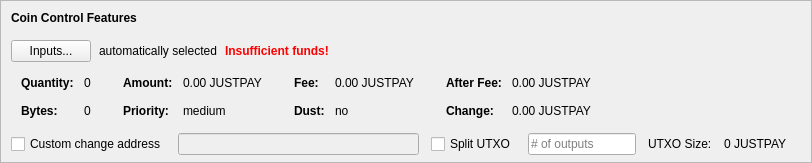
    <widget class="QFrame" name="frameCoinControl">
     <property name="sizePolicy">
      <sizepolicy hsizetype="Expanding" vsizetype="Expanding">
       <horstretch>0</horstretch>
       <verstretch>0</verstretch>
      </sizepolicy>
     </property>
     <property name="maximumSize">
      <size>
       <width>16777215</width>
       <height>16777215</height>
      </size>
     </property>
     <property name="frameShape">
      <enum>QFrame::StyledPanel</enum>
     </property>
     <property name="frameShadow">
      <enum>QFrame::Sunken</enum>
     </property>
     <layout class="QVBoxLayout" name="verticalLayoutCoinControl2">
      <property name="spacing">
       <number>0</number>
      </property>
      <property name="leftMargin">
       <number>0</number>
      </property>
      <property name="topMargin">
       <number>0</number>
      </property>
      <property name="rightMargin">
       <number>0</number>
      </property>
      <property name="bottomMargin">
       <number>6</number>
      </property>
      <item>
       <layout class="QVBoxLayout" name="verticalLayoutCoinControl" stretch="0,0,0,0,1">
        <property name="spacing">
         <number>0</number>
        </property>
        <property name="leftMargin">
         <number>10</number>
        </property>
        <property name="topMargin">
         <number>10</number>
        </property>
        <item>
         <layout class="QHBoxLayout" name="horizontalLayoutCoinControl1">
          <property name="bottomMargin">
           <number>15</number>
          </property>
          <item>
           <widget class="QLabel" name="labelCoinControlFeatures">
            <property name="sizePolicy">
             <sizepolicy hsizetype="Preferred" vsizetype="Maximum">
              <horstretch>0</horstretch>
              <verstretch>0</verstretch>
             </sizepolicy>
            </property>
            <property name="font">
             <font>
              <weight>75</weight>
              <bold>true</bold>
             </font>
            </property>
            <property name="styleSheet">
             <string notr="true">font-weight:bold;</string>
            </property>
            <property name="text">
             <string>Coin Control Features</string>
            </property>
           </widget>
          </item>
         </layout>
        </item>
        <item>
         <layout class="QHBoxLayout" name="horizontalLayoutCoinControl2" stretch="0,0,0,0">
          <property name="spacing">
           <number>8</number>
          </property>
          <property name="bottomMargin">
           <number>10</number>
          </property>
          <item>
           <widget class="QPushButton" name="pushButtonCoinControl">
            <property name="styleSheet">
             <string notr="true"/>
            </property>
            <property name="text">
             <string>Inputs...</string>
            </property>
            <property name="autoDefault">
             <bool>false</bool>
            </property>
           </widget>
          </item>
          <item>
           <widget class="QLabel" name="labelCoinControlAutomaticallySelected">
            <property name="text">
             <string>automatically selected</string>
            </property>
            <property name="margin">
             <number>5</number>
            </property>
           </widget>
          </item>
          <item>
           <widget class="QLabel" name="labelCoinControlInsuffFunds">
            <property name="font">
             <font>
              <weight>75</weight>
              <bold>true</bold>
             </font>
            </property>
            <property name="styleSheet">
             <string notr="true">color:red;font-weight:bold;</string>
            </property>
            <property name="text">
             <string>Insufficient funds!</string>
            </property>
            <property name="margin">
             <number>5</number>
            </property>
           </widget>
          </item>
          <item>
           <spacer name="horizontalSpacerCoinControl">
            <property name="orientation">
             <enum>Qt::Horizontal</enum>
            </property>
            <property name="sizeHint" stdset="0">
             <size>
              <width>40</width>
              <height>1</height>
             </size>
            </property>
           </spacer>
          </item>
         </layout>
        </item>
        <item>
         <widget class="QWidget" name="widgetCoinControl" native="true">
          <property name="sizePolicy">
           <sizepolicy hsizetype="Preferred" vsizetype="Preferred">
            <horstretch>0</horstretch>
            <verstretch>0</verstretch>
           </sizepolicy>
          </property>
          <property name="minimumSize">
           <size>
            <width>0</width>
            <height>0</height>
           </size>
          </property>
          <property name="styleSheet">
           <string notr="true"/>
          </property>
          <layout class="QHBoxLayout" name="horizontalLayoutCoinControl5">
           <property name="leftMargin">
            <number>0</number>
           </property>
           <property name="topMargin">
            <number>0</number>
           </property>
           <property name="rightMargin">
            <number>0</number>
           </property>
           <property name="bottomMargin">
            <number>0</number>
           </property>
           <item>
            <layout class="QHBoxLayout" name="horizontalLayoutCoinControl3" stretch="0,0,0,1">
             <property name="spacing">
              <number>20</number>
             </property>
             <property name="topMargin">
              <number>0</number>
             </property>
             <property name="bottomMargin">
              <number>10</number>
             </property>
             <item>
              <layout class="QFormLayout" name="formLayoutCoinControl1">
               <property name="horizontalSpacing">
                <number>10</number>
               </property>
               <property name="verticalSpacing">
                <number>14</number>
               </property>
               <property name="leftMargin">
                <number>10</number>
               </property>
               <property name="topMargin">
                <number>4</number>
               </property>
               <property name="rightMargin">
                <number>6</number>
               </property>
               <item row="0" column="0">
                <widget class="QLabel" name="labelCoinControlQuantityText">
                 <property name="font">
                  <font>
                   <weight>75</weight>
                   <bold>true</bold>
                  </font>
                 </property>
                 <property name="text">
                  <string>Quantity:</string>
                 </property>
                 <property name="margin">
                  <number>0</number>
                 </property>
                </widget>
               </item>
               <item row="0" column="1">
                <widget class="QLabel" name="labelCoinControlQuantity">
                 <property name="cursor">
                  <cursorShape>IBeamCursor</cursorShape>
                 </property>
                 <property name="contextMenuPolicy">
                  <enum>Qt::ActionsContextMenu</enum>
                 </property>
                 <property name="text">
                  <string notr="true">0</string>
                 </property>
                 <property name="margin">
                  <number>0</number>
                 </property>
                 <property name="textInteractionFlags">
                  <set>Qt::LinksAccessibleByMouse|Qt::TextSelectableByKeyboard|Qt::TextSelectableByMouse</set>
                 </property>
                </widget>
               </item>
               <item row="1" column="0">
                <widget class="QLabel" name="labelCoinControlBytesText">
                 <property name="font">
                  <font>
                   <weight>75</weight>
                   <bold>true</bold>
                  </font>
                 </property>
                 <property name="text">
                  <string>Bytes:</string>
                 </property>
                </widget>
               </item>
               <item row="1" column="1">
                <widget class="QLabel" name="labelCoinControlBytes">
                 <property name="cursor">
                  <cursorShape>IBeamCursor</cursorShape>
                 </property>
                 <property name="contextMenuPolicy">
                  <enum>Qt::ActionsContextMenu</enum>
                 </property>
                 <property name="text">
                  <string notr="true">0</string>
                 </property>
                 <property name="textInteractionFlags">
                  <set>Qt::LinksAccessibleByMouse|Qt::TextSelectableByKeyboard|Qt::TextSelectableByMouse</set>
                 </property>
                </widget>
               </item>
              </layout>
             </item>
             <item>
              <layout class="QFormLayout" name="formLayoutCoinControl2">
               <property name="horizontalSpacing">
                <number>10</number>
               </property>
               <property name="verticalSpacing">
                <number>14</number>
               </property>
               <property name="leftMargin">
                <number>6</number>
               </property>
               <property name="topMargin">
                <number>4</number>
               </property>
               <property name="rightMargin">
                <number>6</number>
               </property>
               <item row="0" column="0">
                <widget class="QLabel" name="labelCoinControlAmountText">
                 <property name="font">
                  <font>
                   <weight>75</weight>
                   <bold>true</bold>
                  </font>
                 </property>
                 <property name="text">
                  <string>Amount:</string>
                 </property>
                 <property name="margin">
                  <number>0</number>
                 </property>
                </widget>
               </item>
               <item row="0" column="1">
                <widget class="QLabel" name="labelCoinControlAmount">
                 <property name="cursor">
                  <cursorShape>IBeamCursor</cursorShape>
                 </property>
                 <property name="contextMenuPolicy">
                  <enum>Qt::ActionsContextMenu</enum>
                 </property>
                 <property name="text">
                  <string notr="true">0.00 JUSTPAY</string>
                 </property>
                 <property name="textInteractionFlags">
                  <set>Qt::LinksAccessibleByMouse|Qt::TextSelectableByKeyboard|Qt::TextSelectableByMouse</set>
                 </property>
                </widget>
               </item>
               <item row="1" column="0">
                <widget class="QLabel" name="labelCoinControlPriorityText">
                 <property name="font">
                  <font>
                   <weight>75</weight>
                   <bold>true</bold>
                  </font>
                 </property>
                 <property name="text">
                  <string>Priority:</string>
                 </property>
                </widget>
               </item>
               <item row="1" column="1">
                <widget class="QLabel" name="labelCoinControlPriority">
                 <property name="cursor">
                  <cursorShape>IBeamCursor</cursorShape>
                 </property>
                 <property name="contextMenuPolicy">
                  <enum>Qt::ActionsContextMenu</enum>
                 </property>
                 <property name="text">
                  <string>medium</string>
                 </property>
                 <property name="textInteractionFlags">
                  <set>Qt::LinksAccessibleByMouse|Qt::TextSelectableByKeyboard|Qt::TextSelectableByMouse</set>
                 </property>
                </widget>
               </item>
              </layout>
             </item>
             <item>
              <layout class="QFormLayout" name="formLayoutCoinControl3">
               <property name="horizontalSpacing">
                <number>10</number>
               </property>
               <property name="verticalSpacing">
                <number>14</number>
               </property>
               <property name="leftMargin">
                <number>6</number>
               </property>
               <property name="topMargin">
                <number>4</number>
               </property>
               <property name="rightMargin">
                <number>6</number>
               </property>
               <item row="0" column="0">
                <widget class="QLabel" name="labelCoinControlFeeText">
                 <property name="font">
                  <font>
                   <weight>75</weight>
                   <bold>true</bold>
                  </font>
                 </property>
                 <property name="text">
                  <string>Fee:</string>
                 </property>
                 <property name="margin">
                  <number>0</number>
                 </property>
                </widget>
               </item>
               <item row="0" column="1">
                <widget class="QLabel" name="labelCoinControlFee">
                 <property name="cursor">
                  <cursorShape>IBeamCursor</cursorShape>
                 </property>
                 <property name="contextMenuPolicy">
                  <enum>Qt::ActionsContextMenu</enum>
                 </property>
                 <property name="text">
                  <string notr="true">0.00 JUSTPAY</string>
                 </property>
                 <property name="textInteractionFlags">
                  <set>Qt::LinksAccessibleByMouse|Qt::TextSelectableByKeyboard|Qt::TextSelectableByMouse</set>
                 </property>
                </widget>
               </item>
               <item row="1" column="0">
                <widget class="QLabel" name="labelCoinControlLowOutputText">
                 <property name="font">
                  <font>
                   <weight>75</weight>
                   <bold>true</bold>
                  </font>
                 </property>
                 <property name="text">
                  <string>Dust:</string>
                 </property>
                </widget>
               </item>
               <item row="1" column="1">
                <widget class="QLabel" name="labelCoinControlLowOutput">
                 <property name="cursor">
                  <cursorShape>IBeamCursor</cursorShape>
                 </property>
                 <property name="contextMenuPolicy">
                  <enum>Qt::ActionsContextMenu</enum>
                 </property>
                 <property name="text">
                  <string>no</string>
                 </property>
                 <property name="textInteractionFlags">
                  <set>Qt::LinksAccessibleByMouse|Qt::TextSelectableByKeyboard|Qt::TextSelectableByMouse</set>
                 </property>
                </widget>
               </item>
              </layout>
             </item>
             <item>
              <layout class="QFormLayout" name="formLayoutCoinControl4">
               <property name="horizontalSpacing">
                <number>10</number>
               </property>
               <property name="verticalSpacing">
                <number>14</number>
               </property>
               <property name="leftMargin">
                <number>6</number>
               </property>
               <property name="topMargin">
                <number>4</number>
               </property>
               <property name="rightMargin">
                <number>6</number>
               </property>
               <item row="0" column="0">
                <widget class="QLabel" name="labelCoinControlAfterFeeText">
                 <property name="font">
                  <font>
                   <weight>75</weight>
                   <bold>true</bold>
                  </font>
                 </property>
                 <property name="text">
                  <string>After Fee:</string>
                 </property>
                 <property name="margin">
                  <number>0</number>
                 </property>
                </widget>
               </item>
               <item row="0" column="1">
                <widget class="QLabel" name="labelCoinControlAfterFee">
                 <property name="cursor">
                  <cursorShape>IBeamCursor</cursorShape>
                 </property>
                 <property name="contextMenuPolicy">
                  <enum>Qt::ActionsContextMenu</enum>
                 </property>
                 <property name="text">
                  <string notr="true">0.00 JUSTPAY</string>
                 </property>
                 <property name="textInteractionFlags">
                  <set>Qt::LinksAccessibleByMouse|Qt::TextSelectableByKeyboard|Qt::TextSelectableByMouse</set>
                 </property>
                </widget>
               </item>
               <item row="1" column="0">
                <widget class="QLabel" name="labelCoinControlChangeText">
                 <property name="font">
                  <font>
                   <weight>75</weight>
                   <bold>true</bold>
                  </font>
                 </property>
                 <property name="text">
                  <string>Change:</string>
                 </property>
                </widget>
               </item>
               <item row="1" column="1">
                <widget class="QLabel" name="labelCoinControlChange">
                 <property name="cursor">
                  <cursorShape>IBeamCursor</cursorShape>
                 </property>
                 <property name="contextMenuPolicy">
                  <enum>Qt::ActionsContextMenu</enum>
                 </property>
                 <property name="text">
                  <string notr="true">0.00 JUSTPAY</string>
                 </property>
                 <property name="textInteractionFlags">
                  <set>Qt::LinksAccessibleByMouse|Qt::TextSelectableByKeyboard|Qt::TextSelectableByMouse</set>
                 </property>
                </widget>
               </item>
              </layout>
             </item>
            </layout>
           </item>
          </layout>
         </widget>
        </item>
        <item>
         <layout class="QHBoxLayout" name="horizontalLayoutCoinControl4" stretch="0,0,0,0,0,0,0">
          <property name="spacing">
           <number>12</number>
          </property>
          <property name="sizeConstraint">
           <enum>QLayout::SetDefaultConstraint</enum>
          </property>
          <property name="topMargin">
           <number>5</number>
          </property>
          <property name="rightMargin">
           <number>5</number>
          </property>
          <item>
           <widget class="QCheckBox" name="checkBoxCoinControlChange">
            <property name="toolTip">
             <string>If this is activated, but the change address is empty or invalid, change will be sent to a newly generated address.</string>
            </property>
            <property name="text">
             <string>Custom change address</string>
            </property>
           </widget>
          </item>
          <item>
           <widget class="QValidatedLineEdit" name="lineEditCoinControlChange">
            <property name="enabled">
             <bool>false</bool>
            </property>
            <property name="sizePolicy">
             <sizepolicy hsizetype="Expanding" vsizetype="Fixed">
              <horstretch>0</horstretch>
              <verstretch>0</verstretch>
             </sizepolicy>
            </property>
           </widget>
          </item>
          <item>
           <widget class="QCheckBox" name="splitBlockCheckBox">
            <property name="text">
             <string>Split UTXO</string>
            </property>
           </widget>
          </item>
          <item>
           <widget class="QLineEdit" name="splitBlockLineEdit">
            <property name="sizePolicy">
             <sizepolicy hsizetype="Fixed" vsizetype="Fixed">
              <horstretch>50</horstretch>
              <verstretch>0</verstretch>
             </sizepolicy>
            </property>
            <property name="placeholderText">
             <string># of outputs</string>
            </property>
           </widget>
          </item>
          <item>
           <widget class="QLabel" name="labelBlockSizeText">
            <property name="text">
             <string>UTXO Size:</string>
            </property>
           </widget>
          </item>
          <item>
           <widget class="QLabel" name="labelBlockSize">
            <property name="text">
             <string>0 JUSTPAY</string>
            </property>
           </widget>
          </item>
          <item>
           <widget class="QLabel" name="labelCoinControlChangeLabel">
            <property name="sizePolicy">
             <sizepolicy hsizetype="Preferred" vsizetype="Expanding">
              <horstretch>0</horstretch>
              <verstretch>0</verstretch>
             </sizepolicy>
            </property>
            <property name="minimumSize">
             <size>
              <width>0</width>
              <height>0</height>
             </size>
            </property>
            <property name="text">
             <string/>
            </property>
            <property name="margin">
             <number>3</number>
            </property>
           </widget>
          </item>
         </layout>
        </item>
        <item>
         <spacer name="verticalSpacerCoinControl">
          <property name="orientation">
           <enum>Qt::Vertical</enum>
          </property>
          <property name="sizeHint" stdset="0">
           <size>
            <width>800</width>
            <height>1</height>
           </size>
          </property>
         </spacer>
        </item>
       </layout>
      </item>
     </layout>
    </widget>
